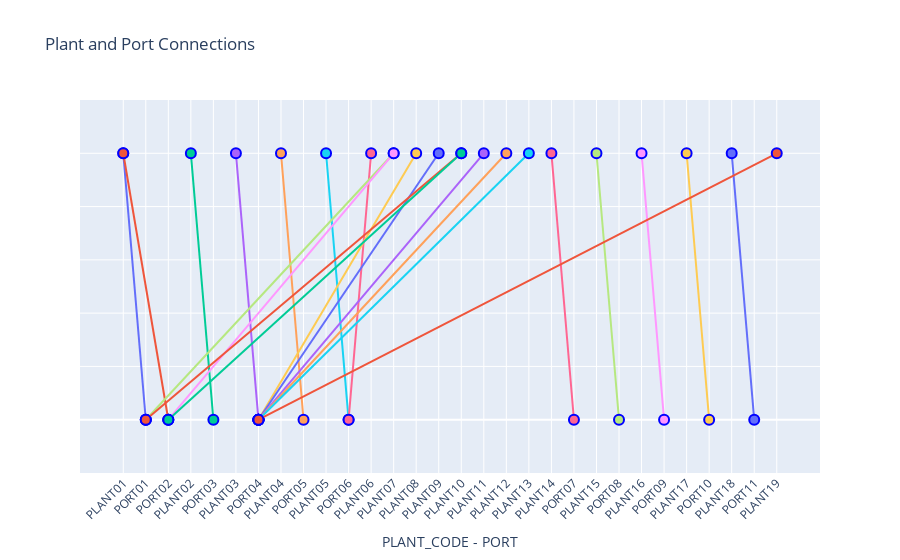

The code cell stored with this chart in its notebook:
### Code cell
import plotly.graph_objects as go

# Load the PlantPorts dataframe
# Selecionou a aba plantport do dataset que diz quais são as conexões entre
# as plantas e portos
df_plant_ports = df_dict['PlantPorts']

# Create the figure
fig = go.Figure()

# Add the connections as traces
# para cada linha, foi feito dois X, onde o primeiro ele vale 1 e o segundo vale 0
# esses pontos são conectados por uma linha (mode) e os marcadores são círculos
for _, row in df_plant_ports.iterrows():
    fig.add_trace(
        go.Scatter(
            x = [row['PLANT_CODE'], row['PORT']],
            y = [1, 0],
            mode = 'lines+markers',
            marker = dict(
                size = 10,
                symbol = 'circle',
                line = dict(
                    color = 'blue',
                    width = 2
                )
            ),
            hoverinfo = 'text',
            text = f"Plant: {row['PLANT_CODE']}<br>Port: {row['PORT']}",
        )
    )

# Set up the layout
fig.update_layout(
    title_text = 'Plant and Port Connections',
    showlegend = False,
    xaxis = dict(
        title = 'PLANT_CODE - PORT',
        tickangle = -45
    ),
    yaxis = dict(
        title = '',
        showticklabels = False,
        range = [-0.2, 1.2]
    )
)

# Show the interactive plot
fig.show()

### Figure 1 — Plotly figure (JSON) as saved in the notebook; plotly's stock layout.template omitted (floating-point values rounded to 4 significant figures)
{"data": [{"hoverinfo": "text", "marker": {"line": {"color": "blue", "width": 2}, "size": 10, "symbol": "circle"}, "mode": "lines+markers", "text": "Plant: PLANT01<br>Port: PORT01", "type": "scatter", "x": ["PLANT01", "PORT01"], "y": [1, 0]}, {"hoverinfo": "text", "marker": {"line": {"color": "blue", "width": 2}, "size": 10, "symbol": "circle"}, "mode": "lines+markers", "text": "Plant: PLANT01<br>Port: PORT02", "type": "scatter", "x": ["PLANT01", "PORT02"], "y": [1, 0]}, {"hoverinfo": "text", "marker": {"line": {"color": "blue", "width": 2}, "size": 10, "symbol": "circle"}, "mode": "lines+markers", "text": "Plant: PLANT02<br>Port: PORT03", "type": "scatter", "x": ["PLANT02", "PORT03"], "y": [1, 0]}, {"hoverinfo": "text", "marker": {"line": {"color": "blue", "width": 2}, "size": 10, "symbol": "circle"}, "mode": "lines+markers", "text": "Plant: PLANT03<br>Port: PORT04", "type": "scatter", "x": ["PLANT03", "PORT04"], "y": [1, 0]}, {"hoverinfo": "text", "marker": {"line": {"color": "blue", "width": 2}, "size": 10, "symbol": "circle"}, "mode": "lines+markers", "text": "Plant: PLANT04<br>Port: PORT05", "type": "scatter", "x": ["PLANT04", "PORT05"], "y": [1, 0]}, {"hoverinfo": "text", "marker": {"line": {"color": "blue", "width": 2}, "size": 10, "symbol": "circle"}, "mode": "lines+markers", "text": "Plant: PLANT05<br>Port: PORT06", "type": "scatter", "x": ["PLANT05", "PORT06"], "y": [1, 0]}, {"hoverinfo": "text", "marker": {"line": {"color": "blue", "width": 2}, "size": 10, "symbol": "circle"}, "mode": "lines+markers", "text": "Plant: PLANT06<br>Port: PORT06", "type": "scatter", "x": ["PLANT06", "PORT06"], "y": [1, 0]}, {"hoverinfo": "text", "marker": {"line": {"color": "blue", "width": 2}, "size": 10, "symbol": "circle"}, "mode": "lines+markers", "text": "Plant: PLANT07<br>Port: PORT01", "type": "scatter", "x": ["PLANT07", "PORT01"], "y": [1, 0]}, {"hoverinfo": "text", "marker": {"line": {"color": "blue", "width": 2}, "size": 10, "symbol": "circle"}, "mode": "lines+markers", "text": "Plant: PLANT07<br>Port: PORT02", "type": "scatter", "x": ["PLANT07", "PORT02"], "y": [1, 0]}, {"hoverinfo": "text", "marker": {"line": {"color": "blue", "width": 2}, "size": 10, "symbol": "circle"}, "mode": "lines+markers", "text": "Plant: PLANT08<br>Port: PORT04", "type": "scatter", "x": ["PLANT08", "PORT04"], "y": [1, 0]}, {"hoverinfo": "text", "marker": {"line": {"color": "blue", "width": 2}, "size": 10, "symbol": "circle"}, "mode": "lines+markers", "text": "Plant: PLANT09<br>Port: PORT04", "type": "scatter", "x": ["PLANT09", "PORT04"], "y": [1, 0]}, {"hoverinfo": "text", "marker": {"line": {"color": "blue", "width": 2}, "size": 10, "symbol": "circle"}, "mode": "lines+markers", "text": "Plant: PLANT10<br>Port: PORT01", "type": "scatter", "x": ["PLANT10", "PORT01"], "y": [1, 0]}, {"hoverinfo": "text", "marker": {"line": {"color": "blue", "width": 2}, "size": 10, "symbol": "circle"}, "mode": "lines+markers", "text": "Plant: PLANT10<br>Port: PORT02", "type": "scatter", "x": ["PLANT10", "PORT02"], "y": [1, 0]}, {"hoverinfo": "text", "marker": {"line": {"color": "blue", "width": 2}, "size": 10, "symbol": "circle"}, "mode": "lines+markers", "text": "Plant: PLANT11<br>Port: PORT04", "type": "scatter", "x": ["PLANT11", "PORT04"], "y": [1, 0]}, {"hoverinfo": "text", "marker": {"line": {"color": "blue", "width": 2}, "size": 10, "symbol": "circle"}, "mode": "lines+markers", "text": "Plant: PLANT12<br>Port: PORT04", "type": "scatter", "x": ["PLANT12", "PORT04"], "y": [1, 0]}, {"hoverinfo": "text", "marker": {"line": {"color": "blue", "width": 2}, "size": 10, "symbol": "circle"}, "mode": "lines+markers", "text": "Plant: PLANT13<br>Port: PORT04", "type": "scatter", "x": ["PLANT13", "PORT04"], "y": [1, 0]}, {"hoverinfo": "text", "marker": {"line": {"color": "blue", "width": 2}, "size": 10, "symbol": "circle"}, "mode": "lines+markers", "text": "Plant: PLANT14<br>Port: PORT07", "type": "scatter", "x": ["PLANT14", "PORT07"], "y": [1, 0]}, {"hoverinfo": "text", "marker": {"line": {"color": "blue", "width": 2}, "size": 10, "symbol": "circle"}, "mode": "lines+markers", "text": "Plant: PLANT15<br>Port: PORT08", "type": "scatter", "x": ["PLANT15", "PORT08"], "y": [1, 0]}, {"hoverinfo": "text", "marker": {"line": {"color": "blue", "width": 2}, "size": 10, "symbol": "circle"}, "mode": "lines+markers", "text": "Plant: PLANT16<br>Port: PORT09", "type": "scatter", "x": ["PLANT16", "PORT09"], "y": [1, 0]}, {"hoverinfo": "text", "marker": {"line": {"color": "blue", "width": 2}, "size": 10, "symbol": "circle"}, "mode": "lines+markers", "text": "Plant: PLANT17<br>Port: PORT10", "type": "scatter", "x": ["PLANT17", "PORT10"], "y": [1, 0]}, {"hoverinfo": "text", "marker": {"line": {"color": "blue", "width": 2}, "size": 10, "symbol": "circle"}, "mode": "lines+markers", "text": "Plant: PLANT18<br>Port: PORT11", "type": "scatter", "x": ["PLANT18", "PORT11"], "y": [1, 0]}, {"hoverinfo": "text", "marker": {"line": {"color": "blue", "width": 2}, "size": 10, "symbol": "circle"}, "mode": "lines+markers", "text": "Plant: PLANT19<br>Port: PORT04", "type": "scatter", "x": ["PLANT19", "PORT04"], "y": [1, 0]}], "layout": {"showlegend": false, "title": {"text": "Plant and Port Connections"}, "xaxis": {"tickangle": -45, "title": {"text": "PLANT_CODE - PORT"}}, "yaxis": {"range": [-0.2, 1.2], "showticklabels": false, "title": {"text": ""}}}}
